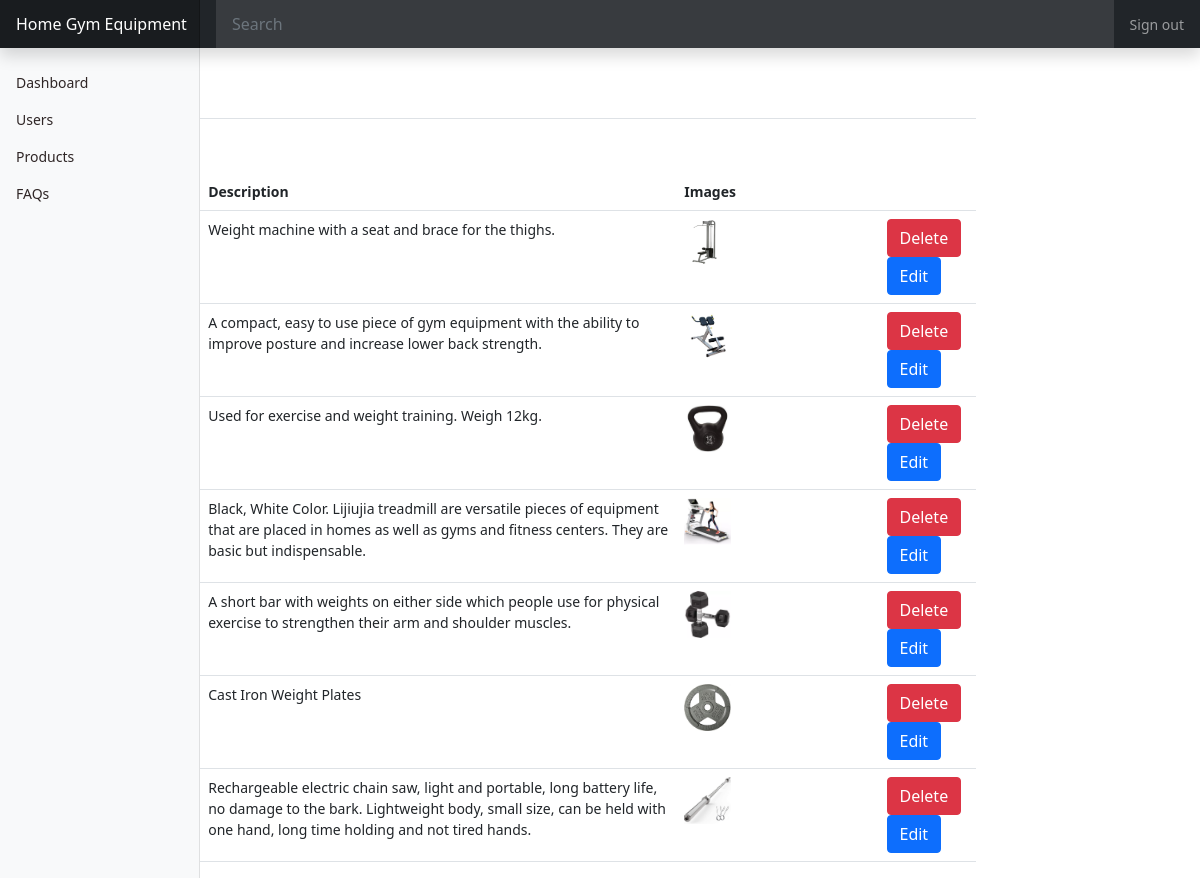
/productindex.php (signed in), run on the app's committed database.
### tables this page shows
CREATE TABLE IF NOT EXISTS `products` (
  `id` int(11) NOT NULL AUTO_INCREMENT,
  `name` varchar(255) NOT NULL,
  `price` int(11) NOT NULL,
  `description` text NOT NULL,
  `images` varchar(255) NOT NULL,
  PRIMARY KEY (`id`)
);

### productindex.php (the view)
<?php
    include('adminheader.php');
    include('dbconfig.php');
    $sql = "SELECT * FROM products";
    $result = $conn->query($sql);
?>
<div class="container-fluid">
    <div class="row">
        <?php include('sidebar.php');?>
        <main class="col-md-9 ml-sm-auto col-lg-10 px-md-4">
            <div
                class="d-flex justify-content-between flex-wrap flex-md-nowrap align-items-center pt-3 pb-2 mb-3 border-bottom">
                <h1 class="h2">Products</h1>
            </div>
            <div class="row">
                <div class="col-md-12">
                    <a href="productform.php" class="btn btn-warning">Add Products</a>
                    <?php
                    if($result->num_rows > 0)
                    {
                ?>
                    <table class="table">
                        <tr>
                            <th>Name</th>
                            <th>Price</th>
                            <th>Description</th>
                            <th>Images</th>
                            <th></th>
                        </tr>
                        <?php
                            while($row = $result->fetch_assoc())
                            {
                        ?>
                        <tr>
                            <td><?php echo $row['name'];?></td>
                            <td><?php echo $row['price'];?></td>
                            <td class="w-50"><?php echo $row['description'];?></td>
                            <td><img src="uploads/<?php echo $row['images'];?>" class="w-25" alt=""></td>
                            <td>
                                <a href="productdelete.php?id=<?php echo $row['id'];?>" class="btn btn-danger">Delete</a>
                                <a href="productedit.php?id=<?php echo $row['id'];?>" class="btn btn-primary">Edit</a>
                            </td>
                        </tr>
                        <?php
                            }
                        ?>
                    </table>
                    <?php
                    }else{
                        echo "There is no records.";
                    }
                ?>
                </div>
            </div>
        </main>
    </div>
</div>
<?php include('adminfooter.php');?>

### adminheader.php (style rules this page uses)
body { font-size: .875rem; }

### data on the page
products: description "Weight machine with a seat and brace for the thighs.", images (picture)
products: description "A compact, easy to use piece of gym equipment with the ability to improve posture and increase lower back strength.", images (picture)
products: description "Used for exercise and weight training. Weigh 12kg.", images (picture)
products: description "Black, White Color. Lijiujia treadmill are versatile pieces of equipment that are placed in homes as well as gyms and fitness centers. They are basic but indispensable.", images (picture)
products: description "A short bar with weights on either side which people use for physical exercise to strengthen their arm and shoulder muscles.", images (picture)
products: description "Cast Iron Weight Plates", images (picture)
products: description "Rechargeable electric chain saw, light and portable, long battery life, no damage to the bark. Lightweight body, small size, can be held with one hand, long time holding and not tired hands.", images (picture)
